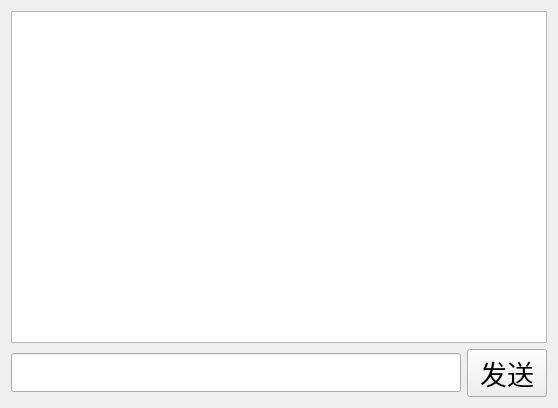
<?xml version="1.0" encoding="UTF-8"?>
<ui version="4.0">
 <class>PrivateChate</class>
 <widget class="QWidget" name="PrivateChate">
  <property name="geometry">
   <rect>
    <x>0</x>
    <y>0</y>
    <width>558</width>
    <height>408</height>
   </rect>
  </property>
  <property name="windowTitle">
   <string>Form</string>
  </property>
  <layout class="QVBoxLayout" name="verticalLayout_2">
   <item>
    <layout class="QVBoxLayout" name="verticalLayout">
     <item>
      <widget class="QTextEdit" name="showMsg_te">
       <property name="font">
        <font>
         <pointsize>20</pointsize>
        </font>
       </property>
       <property name="inputMethodHints">
        <set>Qt::ImhMultiLine|Qt::ImhPreferUppercase</set>
       </property>
      </widget>
     </item>
     <item>
      <layout class="QHBoxLayout" name="horizontalLayout">
       <item>
        <widget class="QLineEdit" name="inputMsg_le">
         <property name="font">
          <font>
           <pointsize>20</pointsize>
          </font>
         </property>
        </widget>
       </item>
       <item>
        <widget class="QPushButton" name="sendMsg_pb">
         <property name="font">
          <font>
           <pointsize>20</pointsize>
          </font>
         </property>
         <property name="text">
          <string>发送</string>
         </property>
        </widget>
       </item>
      </layout>
     </item>
    </layout>
   </item>
  </layout>
 </widget>
 <resources/>
 <connections/>
</ui>
